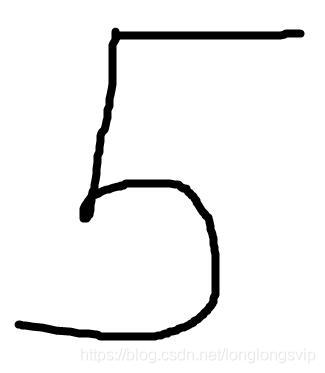
%> input picture DeepLearning test/5.jpg, 325 x 373 px
$ octave DP12.m   (GNU Octave 9; MATLAB toolbox functions it lacks are replaced by stand-ins)
%> lines starting %> are read from the running program, lines starting %| are printed output that depends on the picture; in (x1, y1, x2, y2) boxes, pixels count from 0 and x2, y2 are one past the last pixel; in counts of white or black regions, pixels touching at a corner belong together; the program's own positions count from 1
test_image = imread('5.jpg');
%> test_image is the input picture: size 373x325x3 uint8; min 0, max 255, mean 240.9
shape = size(test_image);
%> shape = [373 325 3]
dimension=numel(shape);
%> dimension = 3
if dimension > 2
    test_image = rgb2gray(test_image); %灰度化
%> test_image: size 373x325 uint8
end
test_image = imresize(test_image, [28,28]); %保证输入为28*28
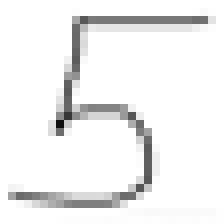
%> test_image: size 28x28 uint8 (shown 8 times larger); min 15, max 255, mean 240.1
test_iamge = imbinarize(test_image,0.5); %二值化
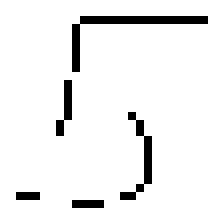
%> test_iamge: size 28x28 logical (shown 8 times larger); 93.9% white; black in thin lines or dots, all inside (x1, y1, x2, y2) = (2, 2, 26, 26)
test_image = imcomplement(test_image); %反转，使得输入网络时一定要保证图片
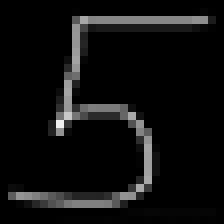
%> test_image: size 28x28 uint8 (shown 8 times larger); min 0, max 240, mean 14.9
% 背景是黑色，数字部分是白色
imshow(test_image);

%> (the run ends here)
